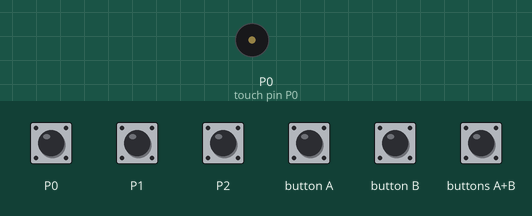
Recording of a program running on a simulated BBC micro:bit (MakeCode). On the bench: buzzer (waves = sounding). Inputs (shaded band) come from the test bench.

Above: at 1.2 s.
1.3 s: touch pin P0 pressed for 0.15 s
At 2.2 s:
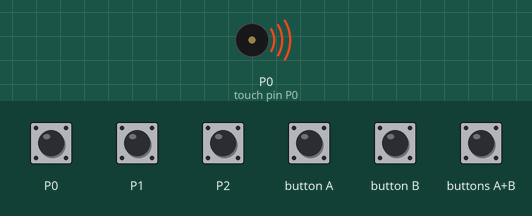
Timing chart, 0 to 4.3 s (numbered marks = the images above; inputs shaded):
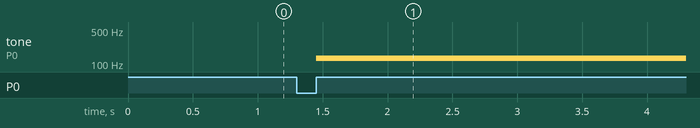

The program:

main.ts
```typescript
input.onPinPressed(TouchPin.P0, function () {
    music.ringTone(131)
})
input.onButtonPressed(Button.A, function () {
    music.ringTone(784)
})
input.onPinPressed(TouchPin.P2, function () {
    music.ringTone(440)
})
input.onButtonPressed(Button.AB, function () {
    music.ringTone(587)
})
input.onButtonPressed(Button.B, function () {
    music.ringTone(988)
})
input.onPinPressed(TouchPin.P1, function () {
    music.ringTone(247)
})
input.onSound(DetectedSound.Loud, function () {

})
pins.touchSetMode(TouchTarget.P1, TouchTargetMode.Resistive)
pins.touchSetMode(TouchTarget.P2, TouchTargetMode.Capacitive)
pins.touchSetMode(TouchTarget.P0, TouchTargetMode.Resistive)
pins.touchSetMode(TouchTarget.LOGO, TouchTargetMode.Capacitive)
basic.forever(function () {

})
```

test.ts
```typescript
// 在這裡測試；當此封包作為擴充功能時，將不會編譯此內容。
```

Measured:
- after the input at 1.3 s, tone on P0 (touch pin P0): silent → 131 Hz after 0.15 s
